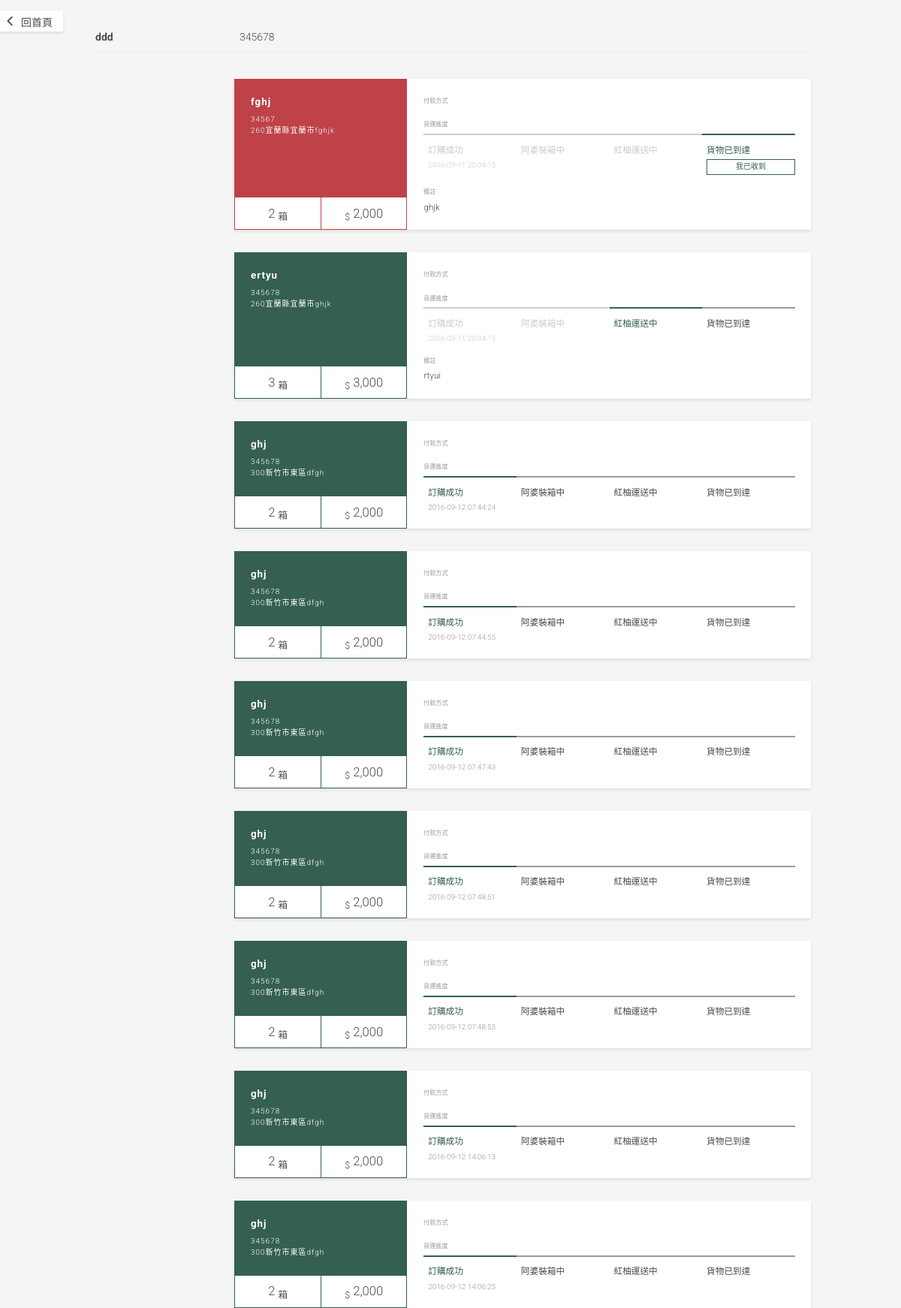
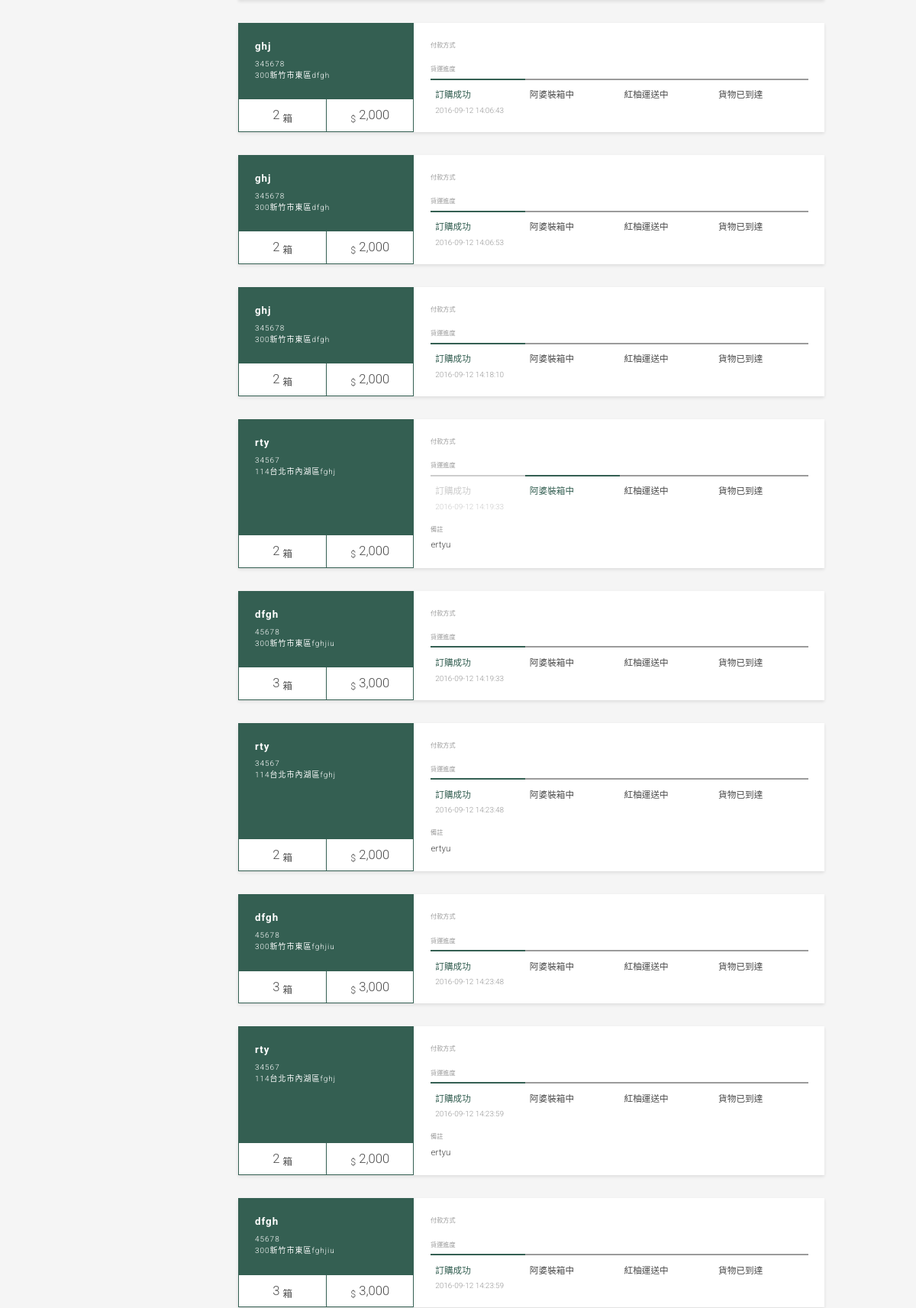
Page /search.php?order=345678 (upper part) on the committed database (2 pictures, top to bottom).
### tables this page shows
CREATE TABLE `pomelo_order` (
  `order_id` int(5) NOT NULL,
  `order_time` datetime NOT NULL,
  `order_status` varchar(10) NOT NULL,
  `a_name` varchar(20) NOT NULL,
  `a_phone` varchar(15) NOT NULL,
  `p_name` varchar(20) NOT NULL,
  `p_phone` varchar(15) NOT NULL,
  `p_num` int(5) NOT NULL,
  `p_address` varchar(50) NOT NULL,
  `p_msg` varchar(100) DEFAULT NULL,
  `payment_type` varchar(5) NOT NULL,
  `payment_status` varchar(5) DEFAULT NULL,
  `pack_time` datetime DEFAULT NULL,
  `ship_time` datetime DEFAULT NULL,
  `ship_num` text,
  `arrive_time` datetime DEFAULT NULL,
  `atm_bank` text,
  `atm_num` varchar(5) DEFAULT NULL,
  `atm_time` date DEFAULT NULL,
  `cash_who` varchar(10) DEFAULT NULL
);

### search.php (the view, shortened to what this page needs)
<?php include 'header.php'; ?>
<?php
$sql_query = "SELECT * FROM `pomelo_order` WHERE `a_phone` = '".mysql_real_escape_string($_GET["order"])."';";
$order_response = mysql_query($sql_query);
$order = array();
while ($order[] = mysql_fetch_assoc($order_response));
unset($order[count($order)-1]);
?>
<link rel="stylesheet" href="css/order.css">
<?php if (empty($order)): ?>
	<h1>查無此訂單</h1>
	<main class="order error">
		<section class="subtitle">
			抱歉，查詢不到此訂單，請重新確認訂單編號
			<form action="search.php" method="get" accept-charset="utf-8">
				<input type="text" name="order" value="" placeholder="輸入訂單編號" required>
				<button type="submit"><i class="icon-search"></i></button>
			</form>
		</section>
	</main>
<?php else: ?>
	<a href="/" class="back_btn glyphicon glyphicon-menu-left">回首頁</a>
	<header class="buyer max-width">
		<div class="size">
			<div class="buyer_name">
				<?php echo $order[0]['a_name']; ?>
			</div>
			<div class="buyer_phone">
				<?php echo $order[0]['a_phone']; ?>
			</div>
		</div>
	</header>
	<main class="max-width">
		<?php foreach ($order as $i => $receiver): ?>
			<article class="receiver text-right
				<?php if($receiver['order_status'] == 'arrive' && $receiver['arrive_time']) echo 'success'; ?>
				<?php if(($receiver['payment_type'] != 'cod' && $receiver['payment_status'] == '0') || ($receiver['order_status'] == 'arrive' && empty($receiver['arrive_time']))) echo 'notice'; ?>">
				<div class="main_info">
					<section class="receiver_info">
						<div class="name"><?php echo $receiver['p_name']; ?></div>
						<div class="content">
							<?php echo $receiver['p_phone']; ?><br>
							<?php
								$receiver['p_address'] = explode("|", $receiver['p_address']);
								$address_data = ['市', '區', '里/村', '路/街', '段', '巷', '弄', '號', '樓', '室'];
								foreach ($address_data as $i => $value) {
									$address[$value] = $receiver['p_address'][$i];
								}
								foreach ($address as $key => $value) {
									if ($value) {
										if($key != '市' && $key != '區' && $key != '室'){
											echo $value.$key;
										}else{
											echo $value;
										}
									}
								}
							 ?>
						</div>
					</section>
					<section class="qty">
						<div class="qty-info">
							<?php echo $receiver['p_num']; ?> <sub>箱</sub>
						</div>
						<div class="qty-info">
							<sub>$</sub> <?php echo number_format($receiver['p_num'] * 1000); ?>
						</div>
					</section>
				</div>
				<section id="receiver<?php echo $i; ?>" class="receiver_status collapse in">
					<div class="status payment">
						<div class="title">付款方式</div>
					</div>
					<div class="status flowchart">
						<?php
							$status = array(
								'order'  => 'active',
								'pack'   => '',
								'ship'   => '',
								'arrive' => ''
							);
							switch ($receiver['order_status']) {
								case 'pack':
									$status['order'] = 'ready';
									$status['pack'] = 'active';
									break;
								case 'ship':
									$status['order'] = 'ready';
									$status['pack'] = 'ready';
									$status['ship'] = 'active';
									break;
								case 'arrive':
									$status['order'] = 'ready';
									$status['pack'] = 'ready';
									$status['ship'] = 'ready';
									$status['arrive'] = 'active';
									break;
								default:
									break;
							}
						 ?>
						<div class="title">貨運進度</div>
						<div class="type">
							<div class="part <?php echo $status['order']; ?>">
								<div class="part_name">
									訂購成功
								</div>
								<?php if ($receiver['order_time']): ?>
									<div class="part_action">
										<div class="date"><?php echo $receiver['order_time']; ?></div>
									</div>
								<?php endif ?>
							</div>
							<div class="part <?php echo $status['pack']; ?>">
								<div class="part_name">
									阿婆裝箱中
								</div>
							</div>
							<div class="part <?php echo $status['ship']; ?>">
								<div class="part_name">
									紅柚運送中
								</div>
							</div>
							<div class="part <?php echo $status['arrive']; ?>">
								<div class="part_name">
									貨物已到達
								</div>
								<?php if ($status['arrive'] == 'active' && empty($receiver['arrive_time'])): ?>
									<div class="part_action">
										<form id="order_form" action="add_arrive.php?order=<?php echo $receiver['order_id']; ?>" method="post" accept-charset="utf-8">
											<button type="submit" class="btn btn-main">我已收到</button>
										</form>
									</div>
								<?php endif ?>
							</div>
						</div>
					</div>
					<?php if ($receiver['p_msg']): ?>
						<div class="status remark">
							<div class="title">備註</div>
							<div class="type">
								<div class="content"><?php echo $receiver['p_msg']; ?></div>
							</div>
						</div>
					<?php endif ?>
				</section>
			</article>
		<?php endforeach ?>
	</main>
<?php endif ?>
<?php include 'footer.php'; ?>

### rows in the picture
pomelo_order: a_name "ddd", a_phone "345678", p_name "fghj", p_phone "34567", value "260宜蘭縣宜蘭市fghjk", p_num "2", $receiver['p_num']*1000 "2,000", order_time "2016-09-11 20:04:15", p_msg "ghjk"
pomelo_order: p_name "ertyu", p_phone "345678", value "260宜蘭縣宜蘭市ghjk", p_num "3", $receiver['p_num']*1000 "3,000", order_time "2016-09-11 20:04:15", p_msg "rtyui"
pomelo_order: p_name "ghj", p_phone "345678", value "300新竹市東區dfgh", p_num "2", $receiver['p_num']*1000 "2,000", order_time "2016-09-12 07:44:24"
pomelo_order: p_name "ghj", p_phone "345678", value "300新竹市東區dfgh", p_num "2", $receiver['p_num']*1000 "2,000", order_time "2016-09-12 07:44:55"
pomelo_order: p_name "ghj", p_phone "345678", value "300新竹市東區dfgh", p_num "2", $receiver['p_num']*1000 "2,000", order_time "2016-09-12 07:47:43"
pomelo_order: p_name "ghj", p_phone "345678", value "300新竹市東區dfgh", p_num "2", $receiver['p_num']*1000 "2,000", order_time "2016-09-12 07:48:51"
pomelo_order: p_name "ghj", p_phone "345678", value "300新竹市東區dfgh", p_num "2", $receiver['p_num']*1000 "2,000", order_time "2016-09-12 07:48:53"
pomelo_order: p_name "ghj", p_phone "345678", value "300新竹市東區dfgh", p_num "2", $receiver['p_num']*1000 "2,000", order_time "2016-09-12 14:06:13"
pomelo_order: p_name "ghj", p_phone "345678", value "300新竹市東區dfgh", p_num "2", $receiver['p_num']*1000 "2,000", order_time "2016-09-12 14:06:25"
pomelo_order: p_name "ghj", p_phone "345678", value "300新竹市東區dfgh", p_num "2", $receiver['p_num']*1000 "2,000", order_time "2016-09-12 14:06:43"
pomelo_order: p_name "ghj", p_phone "345678", value "300新竹市東區dfgh", p_num "2", $receiver['p_num']*1000 "2,000", order_time "2016-09-12 14:06:53"
pomelo_order: p_name "ghj", p_phone "345678", value "300新竹市東區dfgh", p_num "2", $receiver['p_num']*1000 "2,000", order_time "2016-09-12 14:18:10"
pomelo_order: p_name "rty", p_phone "34567", value "114台北市內湖區fghj", p_num "2", $receiver['p_num']*1000 "2,000", order_time "2016-09-12 14:19:33", p_msg "ertyu"
pomelo_order: p_name "dfgh", p_phone "45678", value "300新竹市東區fghjiu", p_num "3", $receiver['p_num']*1000 "3,000", order_time "2016-09-12 14:19:33"
pomelo_order: p_name "rty", p_phone "34567", value "114台北市內湖區fghj", p_num "2", $receiver['p_num']*1000 "2,000", order_time "2016-09-12 14:23:48", p_msg "ertyu"
pomelo_order: p_name "dfgh", p_phone "45678", value "300新竹市東區fghjiu", p_num "3", $receiver['p_num']*1000 "3,000", order_time "2016-09-12 14:23:48"
pomelo_order: p_name "rty", p_phone "34567", value "114台北市內湖區fghj", p_num "2", $receiver['p_num']*1000 "2,000", order_time "2016-09-12 14:23:59", p_msg "ertyu"
pomelo_order: p_name "dfgh", p_phone "45678", value "300新竹市東區fghjiu", p_num "3", $receiver['p_num']*1000 "3,000", order_time "2016-09-12 14:23:59"
